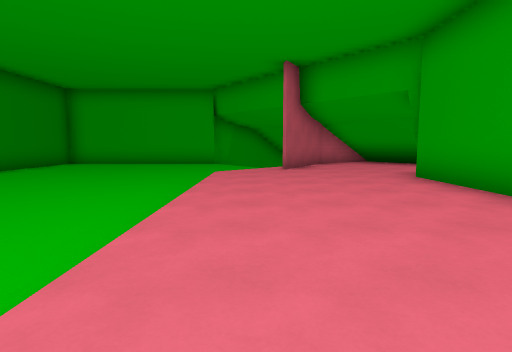
view 1 (above)

15 first-person views from a walk through a level from a Godot 3-D game. The camera is 1.4 m above the floor, tilts 6° down and sees 80° across. The floor is counted in squares, 2 m on a side. Each view is taken from the middle of a square. On the plan, view 1 faces up. The plan holds only what a view shows up to about 10 squares ahead; the rest is blank. The place goes on beyond the plan.

view 2
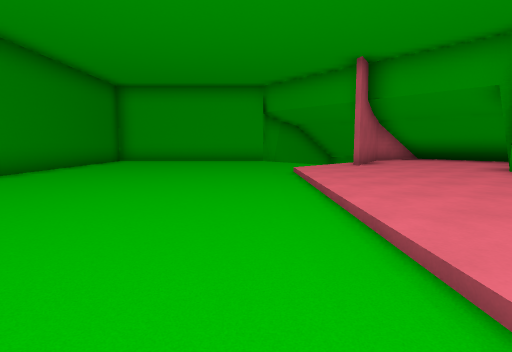

view 3
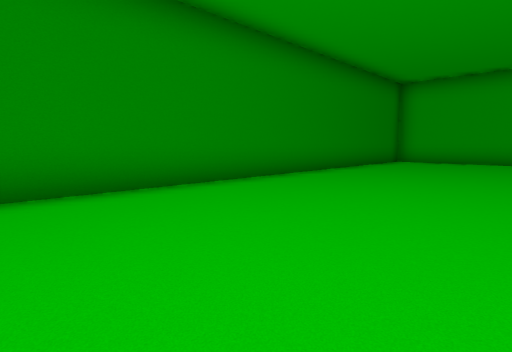

view 4
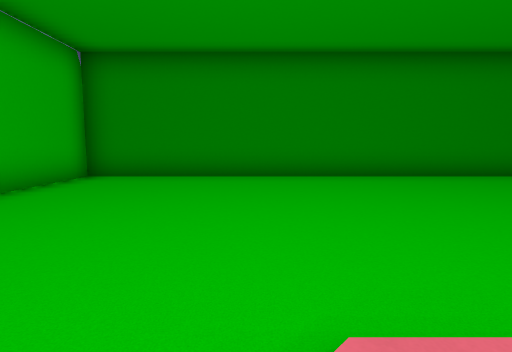

view 5
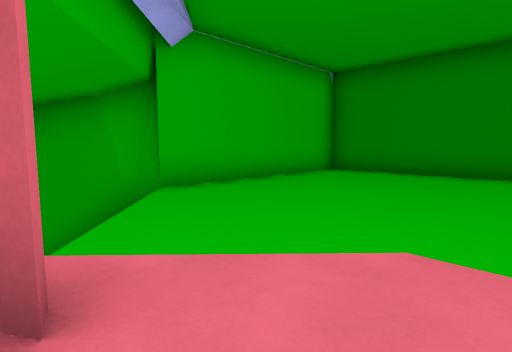

view 6
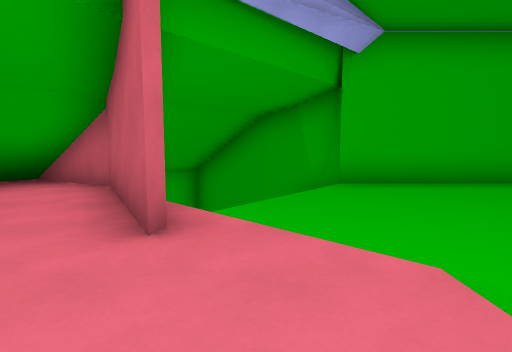

view 7
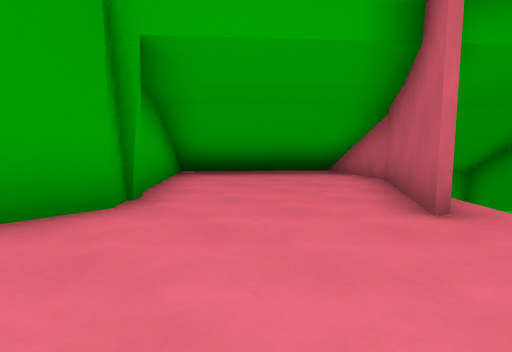

view 8
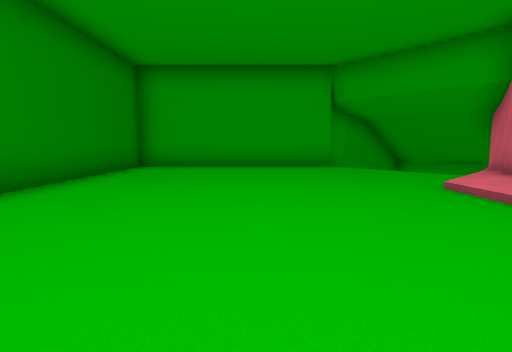

view 9
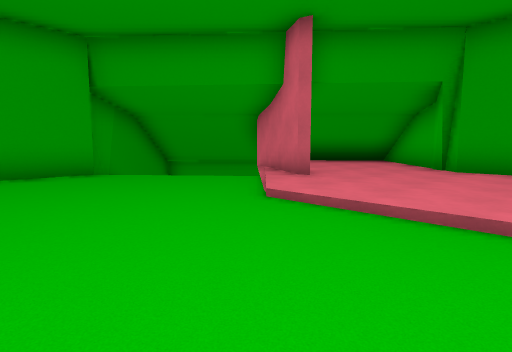

view 10
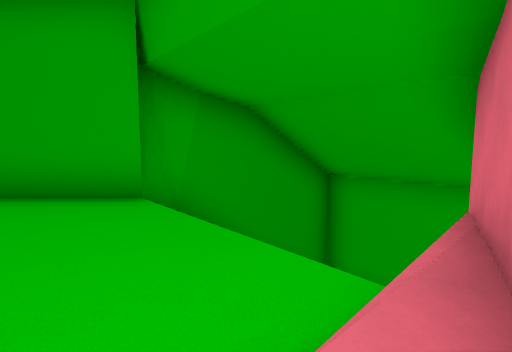

view 11
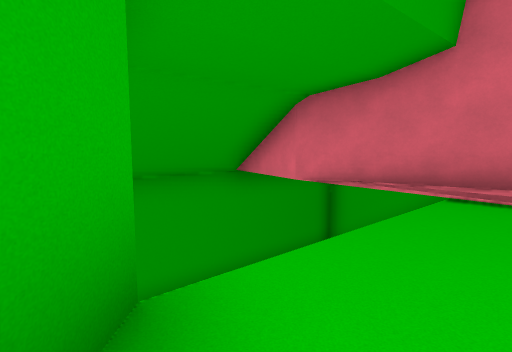

view 12
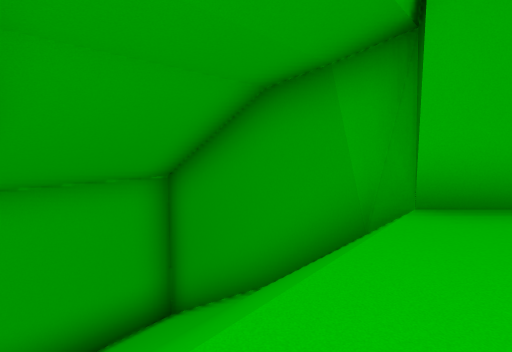

view 13
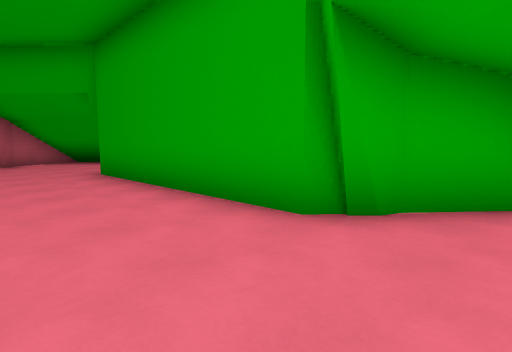

view 14
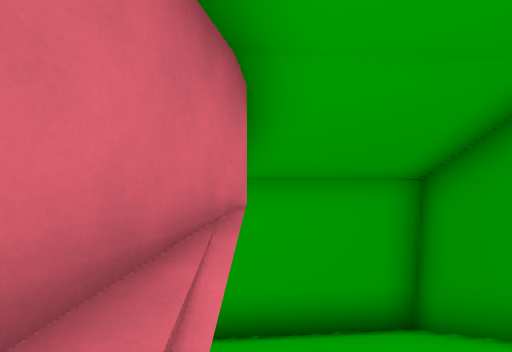

view 15
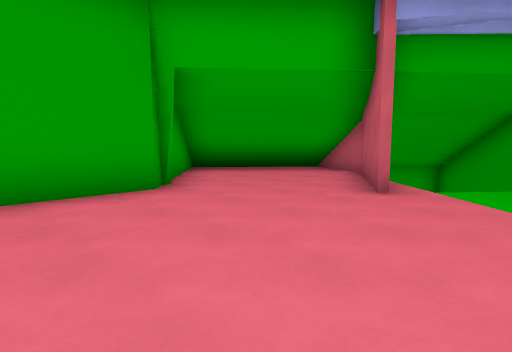

### Floor plan
Key: @ floor where view 1 was taken; # wall or solid block; . main floor; : floor 0.25 m higher than the main floor; / step, stairs or slope.
Columns run from 8 left of view 1 to 7 right of it. Each row starts with its distance up from view 1.
 16          ##
 15         ##/#
 14        ##/ ##
 13 ########    ##
 12 #....../    /##
 11 #......./ /# /#
 10 #......./##:   #
  9 #......./#::: /#
  8 #....../:::::##
  7 #....../::::##
  6 #....../::::#
  5 #....../::::#
  4 #....../::::#
  3 #....../::::#
  2 #....../::::#
  1 #....../::::##
  0 #....../@::::#
 -1 #....../:::::#
 -2 #......./#:::
 -3 #.......//#:
 -4 #......///##
 -5 #......//// #
 -6 ########////#
 -7        ##//##
 -8         ####

Where each view was taken, in squares from view 1:
view 1: 0 up, 0 right, facing up
view 2: 0 up, 2 left, facing up
view 3: 0 up, 3 left, facing up-left
view 4: 1 down, 0 right, facing left
view 5: 0 up, 1 right, facing down-left
view 6: 1 up, 0 right, facing down
view 7: 2 up, 0 right, facing down-right
view 8: 3 up, 4 left, facing up
view 9: 5 up, 4 left, facing up-right
view 10: 8 up, 0 right, facing up
view 11: 12 up, 3 left, facing right
view 12: 2 down, 0 right, facing down
view 13: 1 down, 1 right, facing up-right
view 14: 2 down, 0 right, facing down-right
view 15: 3 up, 1 left, facing down-right
